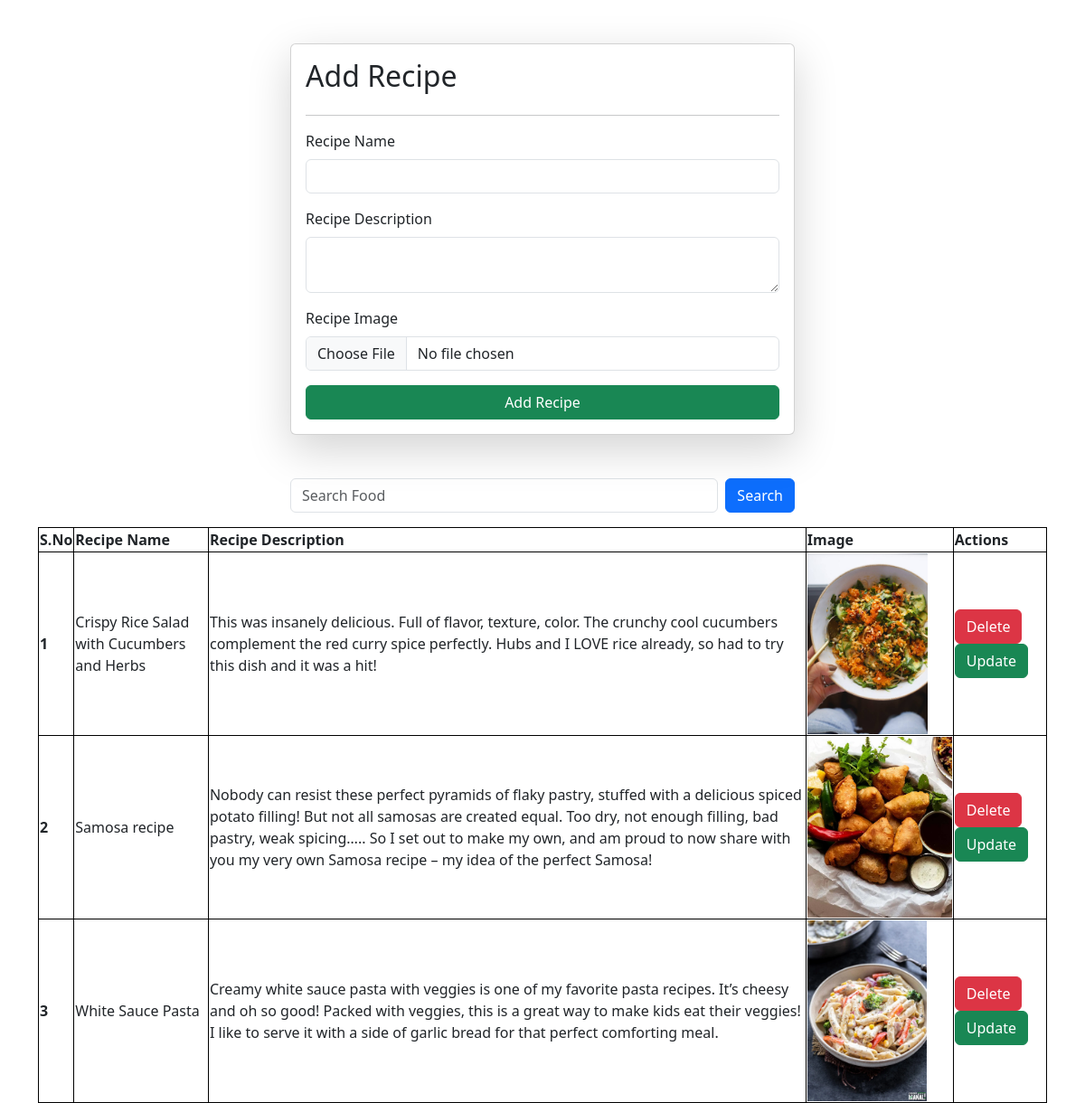
Screenshot of /recipe/ with the database file from the repository.
### vege/models.py (models this page shows)
class Recipe(models.Model):
    user=models.ForeignKey(User, on_delete=models.SET_NULL,null=True,blank=True)
    recipe_name = models.CharField(max_length=100)
    recipe_description = models.TextField()
    recipe_image = models.ImageField(upload_to = "recipe")

### vege/views.py (the view, shortened to what this page needs)
# urls.py: path('recipe/', recipes, name="recipes"),
def recipes(request):
    queryset = Recipe.objects.all()
    context = {'recipesssss': queryset}
    return render(request,'recipes/recipesssss.html',context)

### vege/templates/recipes/recipesssss.html (shortened to what this page needs)
{% extends "base.html"%}
{% block start %}
<div class="container mt-5">
  <form class="col-6 mx-auto card p-3 shadow-lg" method="post" enctype="multipart/form-data">
    <h2>Add Recipe</h2>
    <hr>
    <div class="mb-3">
      <label for="recipe_name" class="form-label">Recipe Name</label>
      <input name="recipe_name" required type="text" class="form-control" id="recipe_name">
    </div>
    <div class="mb-3">
      <label for="recipe_description" class="form-label">Recipe Description</label>
      <textarea class="form-control" name="recipe_description" required id="recipe_description"></textarea>
    </div>
    <div class="mb-3">
      <label for="recipe_image" class="form-label">Recipe Image</label>
      <input name="recipe_image" type="file" class="form-control" id="recipe_image">
    </div>
    <button type="submit" class="btn btn-success">Add Recipe</button>
  </form>
  <div class="mt-5">
    <div class="mx-auto col-6">
      <form class="d-flex mb-3" method="get">
        <input name="search_re" type="text" class="form-control me-2" placeholder="Search Food">
        <button type="submit" class="btn btn-primary">Search</button>
      </form>
    </div>
    <link href="https://cdn.jsdelivr.net/npm/bootstrap@5.3.3/dist/css/bootstrap.min.css" rel="stylesheet">
    <table class="container">
      <thead>
        <tr>
          <th scope="col">S.No</th>
          <th scope="col">Recipe Name</th>
          <th scope="col">Recipe Description</th>
          <th scope="col">Image</th>
          <th scope="col">Actions</th>
        </tr>
      </thead>
      <tbody>
        {% for recipe in recipesssss %}
        <tr>
          <th scope="row">{{ forloop.counter }}</th>
          <td>{{ recipe.recipe_name }}</td>
          <td>{{ recipe.recipe_description }}</td>
          <td>
            <img src="/media/{{ recipe.recipe_image }}" style="height: 200px">
          </td>
          <td>
            <a href="{% url 'delete_recipe' recipe.id %}" class="btn btn-danger">Delete</a>
            <a href="{% url 'update_recipe' recipe.id %}" class="btn btn-success">Update</a>
          </td>
        </tr>
        {% endfor %}
      </tbody>
    </table>
  </div>
</div>
{% endblock %}

### vege/templates/base.html (shortened to what this page needs)
<!DOCTYPE html>
<html Lang="en">
    <head>
        <link href="https://cdn.jsdelivr.net/npm/bootstrap@5.3.3/dist/css/bootstrap.min.css" rel="stylesheet">
        </head>
    </body>
         {% block start%}
         {%endblock%}
</body>
</html>

### vege/templates/base.html (style rules this page uses)
table, th, td { border: 1px solid black; }

### vege/templates/recipes/recipesssss.html (style rules this page uses)
table, th, td { border: 1px solid black; }

### rows the page displays
Recipe: recipe_name "Crispy Rice Salad with Cucumbers and Herbs", recipe_description "This was insanely delicious. Full of flavor, texture, color. The crunchy cool cucumbers complement the red curry spice perfectly. Hubs and I LOVE rice already, so had to try this dish and it was a hit!", recipe_image (picture)
Recipe: recipe_name "Samosa recipe", recipe_description "Nobody can resist these perfect pyramids of flaky pastry, stuffed with a delicious spiced potato filling! But not all samosas are created equal. Too dry, not enough filling, bad pastry, weak spicing….. So I set out to make my own, and am proud to now share with you my very own Samosa recipe – my idea of the perfect Samosa!", recipe_image (picture)
Recipe: recipe_name "White Sauce Pasta", recipe_description "Creamy white sauce pasta with veggies is one of my favorite pasta recipes. It’s cheesy and oh so good! Packed with veggies, this is a great way to make kids eat their veggies! I like to serve it with a side of garlic bread for that perfect comforting meal.", recipe_image (picture)
